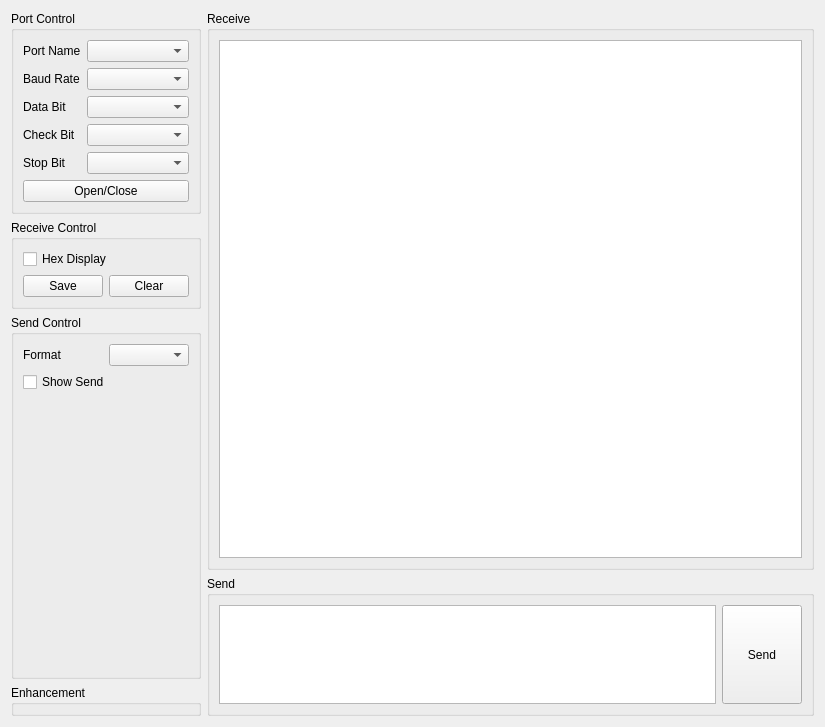
<?xml version="1.0" encoding="UTF-8"?>
<ui version="4.0">
 <class>FormSerial</class>
 <widget class="QWidget" name="FormSerial">
  <property name="geometry">
   <rect>
    <x>0</x>
    <y>0</y>
    <width>825</width>
    <height>727</height>
   </rect>
  </property>
  <property name="windowTitle">
   <string>Form</string>
  </property>
  <layout class="QGridLayout" name="gridLayout_2">
   <item row="0" column="0">
    <widget class="QGroupBox" name="groupBoxPortControl">
     <property name="title">
      <string>Port Control</string>
     </property>
     <layout class="QVBoxLayout" name="verticalLayout_4">
      <item>
       <layout class="QFormLayout" name="formLayout">
        <item row="0" column="0">
         <widget class="QLabel" name="labelPortName">
          <property name="text">
           <string>Port Name</string>
          </property>
         </widget>
        </item>
        <item row="1" column="0">
         <widget class="QLabel" name="labelBaudRate">
          <property name="text">
           <string>Baud Rate</string>
          </property>
         </widget>
        </item>
        <item row="2" column="0">
         <widget class="QLabel" name="labelDataBit">
          <property name="text">
           <string>Data Bit</string>
          </property>
         </widget>
        </item>
        <item row="3" column="0">
         <widget class="QLabel" name="labelCheckBit">
          <property name="text">
           <string>Check Bit</string>
          </property>
         </widget>
        </item>
        <item row="4" column="0">
         <widget class="QLabel" name="labelStopBit">
          <property name="text">
           <string>Stop Bit</string>
          </property>
         </widget>
        </item>
        <item row="0" column="1">
         <widget class="QComboBox" name="cBoxPortName"/>
        </item>
        <item row="1" column="1">
         <widget class="QComboBox" name="cBoxBaudRate"/>
        </item>
        <item row="2" column="1">
         <widget class="QComboBox" name="cBoxDataBit"/>
        </item>
        <item row="3" column="1">
         <widget class="QComboBox" name="cBoxCheckBit"/>
        </item>
        <item row="4" column="1">
         <widget class="QComboBox" name="cBoxStopBit"/>
        </item>
       </layout>
      </item>
      <item>
       <widget class="QPushButton" name="btnSerialSwitch">
        <property name="text">
         <string>Open/Close</string>
        </property>
       </widget>
      </item>
     </layout>
    </widget>
   </item>
   <item row="0" column="1" rowspan="4">
    <layout class="QVBoxLayout" name="verticalLayout" stretch="8,2">
     <item>
      <widget class="QGroupBox" name="groupBoxReceive">
       <property name="title">
        <string>Receive</string>
       </property>
       <layout class="QGridLayout" name="gridLayout_3">
        <item row="0" column="0">
         <widget class="QPlainTextEdit" name="txtRecv"/>
        </item>
       </layout>
      </widget>
     </item>
     <item>
      <widget class="QGroupBox" name="groupBoxSend">
       <property name="title">
        <string>Send</string>
       </property>
       <layout class="QHBoxLayout" name="horizontalLayout">
        <item>
         <widget class="QPlainTextEdit" name="txtSend"/>
        </item>
        <item>
         <widget class="QPushButton" name="btnSend">
          <property name="sizePolicy">
           <sizepolicy hsizetype="Preferred" vsizetype="Preferred">
            <horstretch>0</horstretch>
            <verstretch>0</verstretch>
           </sizepolicy>
          </property>
          <property name="text">
           <string>Send</string>
          </property>
         </widget>
        </item>
       </layout>
      </widget>
     </item>
    </layout>
   </item>
   <item row="1" column="0">
    <widget class="QGroupBox" name="groupBoxReceiveControl">
     <property name="title">
      <string>Receive Control</string>
     </property>
     <layout class="QVBoxLayout" name="verticalLayout_3">
      <item>
       <widget class="QCheckBox" name="checkBoxHexDisplay">
        <property name="text">
         <string>Hex Display</string>
        </property>
       </widget>
      </item>
      <item>
       <layout class="QHBoxLayout" name="horizontalLayoutReceiveOperate">
        <item>
         <widget class="QPushButton" name="btnRecvSave">
          <property name="text">
           <string>Save</string>
          </property>
         </widget>
        </item>
        <item>
         <widget class="QPushButton" name="btnRecvClear">
          <property name="text">
           <string>Clear</string>
          </property>
         </widget>
        </item>
       </layout>
      </item>
     </layout>
    </widget>
   </item>
   <item row="2" column="0">
    <widget class="QGroupBox" name="groupBoxSendControl">
     <property name="title">
      <string>Send Control</string>
     </property>
     <layout class="QGridLayout" name="gridLayout">
      <item row="1" column="0">
       <layout class="QHBoxLayout" name="horizontalLayout_2">
        <item>
         <widget class="QLabel" name="labelSendFormat">
          <property name="text">
           <string>Format</string>
          </property>
         </widget>
        </item>
        <item>
         <widget class="QComboBox" name="cBoxSendFormat"/>
        </item>
       </layout>
      </item>
      <item row="3" column="0">
       <spacer name="verticalSpacer">
        <property name="orientation">
         <enum>Qt::Orientation::Vertical</enum>
        </property>
        <property name="sizeHint" stdset="0">
         <size>
          <width>20</width>
          <height>40</height>
         </size>
        </property>
       </spacer>
      </item>
      <item row="2" column="0">
       <widget class="QCheckBox" name="checkBoxShowSend">
        <property name="text">
         <string>Show Send</string>
        </property>
       </widget>
      </item>
     </layout>
    </widget>
   </item>
   <item row="3" column="0">
    <widget class="QGroupBox" name="groupBoxEnhancement">
     <property name="title">
      <string>Enhancement</string>
     </property>
    </widget>
   </item>
  </layout>
 </widget>
 <resources/>
 <connections/>
</ui>
